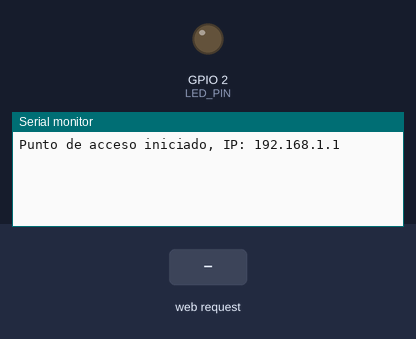
The sketch below on a simulated ESP32. Parts: output pins drawn as LEDs (lit = HIGH), the last lines printed to the serial monitor. The test bench sets the inputs (shaded band).

Above: at 1.2 s.
1.3 s: HTTP request GET /on received
At 2.4 s:
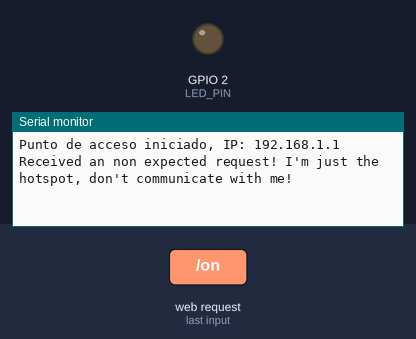
2.8 s: HTTP request GET / received
At 3.5 s:
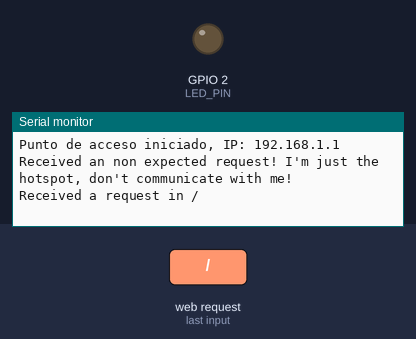
4.3 s: HTTP request GET /info received
At 4.7 s:
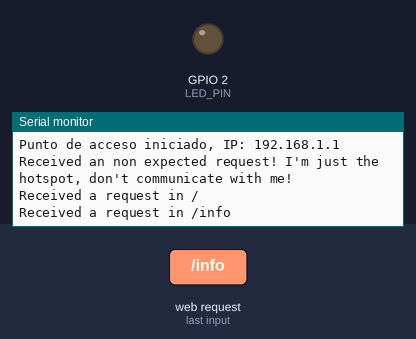

Measured:
- after the input at 1.3 s, the serial monitor: prints a new line at once (image 1)
- after the input at 2.8 s, the serial monitor: prints a new line at once (image 2)
- after the input at 4.3 s, the serial monitor: prints a new line at once (image 3)

The sketch:

esp32_1_hotspot.ino
```cpp
// HOTSPOT 192.168.1.1
#include <WiFi.h>
#include <WiFiClient.h>
#include <WebServer.h>

#define LED_PIN 2 // this led will indicate that the hotspot is ready

const char *ssid = "upnalabHotspot";
const char *password = "upnalab2023";

int previousClientCount = 0;
int currentClientCount = previousClientCount;

WebServer server(80); //Para crear el servidor y indicar en que puerto debes escuchar las peticiones (80 es el estandar para trafico HTTP)
/* La IP al ser 192.168.1.1 el navegador asume que se conecta al puerto 80. Si el puerto fuera otro (ej. 8000)
habria que escribirlo obligatoriamente. [http://192.168.1.1:8080 para poder abrir la pagina web)*/

//Guarda el "archivo" html en una cadena de texto, utilizando sintaxis RAW de C++
/* Comunicacion Movil - ESP32 (1): Esto una vez que abres la IP del Hotspot en el movil
    1- El navegador pide la pagina: GET
    2- ESP32 envia el HTML
    3- El navegador dibuja la web y ejecuta el javaScript */
const char* indexHTML = R"RAW(
<!DOCTYPE html>
<html lang="en">
<head>
<meta charset="UTF-8">
<meta name="viewport" content="width=device-width, initial-scale=1.0">
<style>
  body, html {
    height: 100%;
    margin: 0;
  }
  .container {
    display: flex;
    flex-direction: column;
    height: 80%;
  }
  .box {
    flex: 1;
    display: flex;
    align-items: center;
    justify-content: center;
    border: 1px solid #000; /* Para visualizar los límites del div */
  }
  button {
    width: 100%;
    height: 100%;
    font-size: 1em;
  }
  .false{
    background-color: lightcoral;
  }
  .true{
    background-color: lightgreen;
  }
  #statusPanel{
    height: 20%;
    background-color: black;
    overflow-y: auto;
    color:white;
  }
</style>
</head>
<body>
<div class="container" id="statusPanel">
Updated info will be shown here uppon request.
</div>
<div class="container">
  <div class="box">
    <button onclick="updateInfo()">🔄 ℹ️ Update info</button>
  </div>
  <div class="box">
    <button id="electrostatics" onclick="toggleDeviceStatus()" class="false">192.168.1.2 - 👻 Electrostatics | Status: <span>false</span></button>
  </div>
  <div class="box">
    <button id="heat" onclick="toggleDeviceStatus()" class="false">192.168.1.3 - 🔥 Heat | Status: <span>false</span></button>
  </div>
  <div class="box">
    <button id="plasma" onclick="toggleDeviceStatus()" class="false">192.168.1.4 - ⚡ Plasma | Status: <span>false</span></button>
  </div>
  <div class="box">
    <button id="ultrasound" onclick="toggleDeviceStatus()" class="false">192.168.1.5 - 🔊 Ultrasound | Status: <span>false</span></button>
  </div>

</div>
<script>
  let devices = new Map();
  devices.set('electrostatics', {"status":false, "ip":"192.168.1.2"});
  devices.set('heat', {"status":false, "ip":"192.168.1.3"});
  devices.set('plasma', {"status":false, "ip":"192.168.1.4"});
  devices.set('ultrasound', {"status":false, "ip":"192.168.1.5"});
  function updateInfo() {
    fetch("http://192.168.1.1/info")
    .then(response => response.text())
    .then(data => {
      document.getElementById('statusPanel').innerHTML += "<br>" + data;
      document.getElementById('statusPanel').scrollTop = document.getElementById('statusPanel').scrollHeight;
    })
    .catch(error => console.log('Error:', error));
  }
  function toggleDeviceStatus() {
    let stimuliType = event.target.id
    if (devices.has(stimuliType)) {
        let device = devices.get(stimuliType);
        device.status = !device.status;
        devices.set(stimuliType, device);
        console.log(`El estado de ${stimuliType} ha sido cambiado a ${device.status}`);
        document.getElementById('statusPanel').innerHTML += "<br>" + `El estado de ${stimuliType} ha sido cambiado a ${device.status}`;
        document.getElementById('statusPanel').scrollTop = document.getElementById('statusPanel').scrollHeight;
        if (device.status)
          fetch("http://"+device.ip+"/on").then().catch(error => console.log('Error:', error));
        else
          fetch("http://"+device.ip+"/off").then().catch(error => console.log('Error:', error));
        domElement = document.getElementById(stimuliType);
        if(domElement) {
          domElement.getElementsByTagName('span')[0].innerHTML = device.status;
            if(domElement.classList.contains('false')) {
                domElement.classList.remove('false');
                domElement.classList.add('true');
            } else if(domElement.classList.contains('true')) {
                domElement.classList.remove('true');
                domElement.classList.add('false');
            }
        }
    } else {
        console.log(`No se encontró ningún dispositivo con la clave ${key}`);
        document.getElementById('statusPanel').innerHTML += "<br>" + `No se encontró ningún dispositivo con la clave ${key}`;
    }
  }
</script>
</body>
</html>
)RAW";


void handleBadRequest() {
  Serial.println("Received an non expected request! I'm just the hotspot, don't communicate with me!");
  server.send(400, "text/plain", "I'm just the hotspot, don't communicate with me!");
}

void handleIndexRequest(){
  server.send(200, "text/html", indexHTML);
  Serial.println("Received a request in /");
}
void handleInfoRequest(){
  server.send(200, "text/html", "INFO -> Number of clients connected: "+String(WiFi.softAPgetStationNum()));
  Serial.println("Received a request in /info");
}

void setup() {
  Serial.begin(115200);

  pinMode(LED_PIN, OUTPUT);
  digitalWrite(LED_PIN, LOW);
  WiFi.mode(WIFI_AP);
  WiFi.softAP(ssid, password,1,0,9);

  IPAddress IP(192, 168, 1, 1);
  IPAddress gateway(192, 168, 1, 1);
  IPAddress subnet(255, 255, 255, 0);
  WiFi.softAPConfig(IP, gateway, subnet);

  Serial.print("Punto de acceso iniciado, IP: ");
  Serial.println(WiFi.softAPIP());

  // Manejadores de peticiones HTTP
  server.on("/on", HTTP_GET, handleBadRequest);
  server.on("/off", HTTP_GET, handleBadRequest);
  server.onNotFound(handleBadRequest);
  server.on("/", HTTP_GET, handleIndexRequest);
  server.on("/info", HTTP_GET, handleInfoRequest);
  server.begin();
}

void loop() {
  currentClientCount = WiFi.softAPgetStationNum();

  if (currentClientCount > previousClientCount) {
    Serial.println("New device connected to hotspot. (Current number of devices: "+ String(currentClientCount)+")");
  } else if (currentClientCount < previousClientCount) {
    Serial.println("One device has been disconnected from the hotspot. Ciao bella! (Current number of devices: "+ String(currentClientCount)+")");
  }

  previousClientCount = currentClientCount;

  server.handleClient();
}
```
